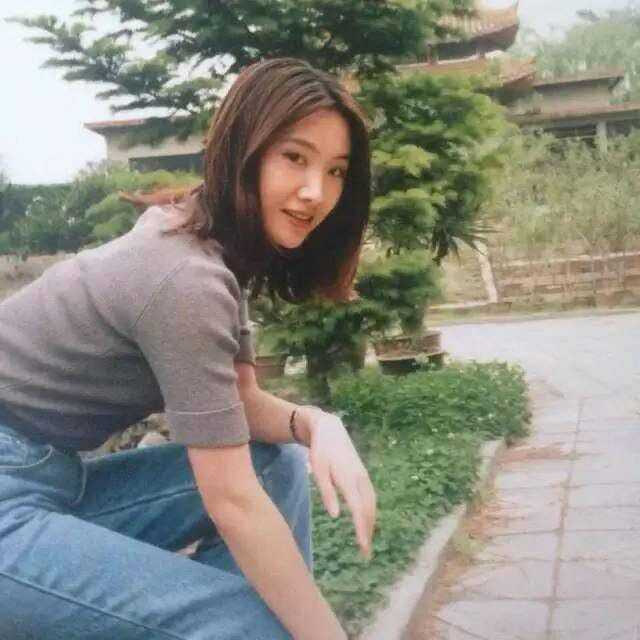
#> input picture DoVideo/Img/temp.jpg, 640 x 640 px, found by its file name
$ python accessing_image_properties.py
#> lines starting #> are read from the running program, lines starting #| are printed output that depends on the picture; after the words box and inside, x2 and y2 are one past the last pixel; in counts of white or black regions, pixels touching at a corner belong together
#!/usr/bin/env python3
# -*- coding: utf-8 -*-

import cv2
import numpy as np

import img.basev as ba

img = cv2.imread(ba.TEMP_IMG, cv2.IMREAD_UNCHANGED)
#> img is the input picture: shape (640, 640, 3); mean B, G, R 129.7, 139.4, 139.4

print(img.dtype)
#| uint8

img.itemset((10, 10, 2), 100)
#> img: shape (640, 640, 3); under 0.01% of pixels changed, all inside (x1, y1, x2, y2) = (10, 10, 11, 11)
print(img.item(10, 10, 2))
#| 100

print(img.shape)
#| (640, 640, 3)
print(np.shape(img))
#| (640, 640, 3)

ball = img[280:340, 330:390]
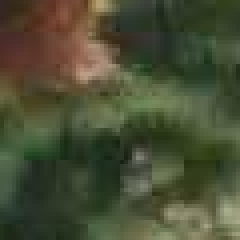
#> ball: shape (60, 60, 3) (shown 4 times larger); mean B, G, R 52.3, 77.4, 73.2
img[273:333, 100:160] = ball
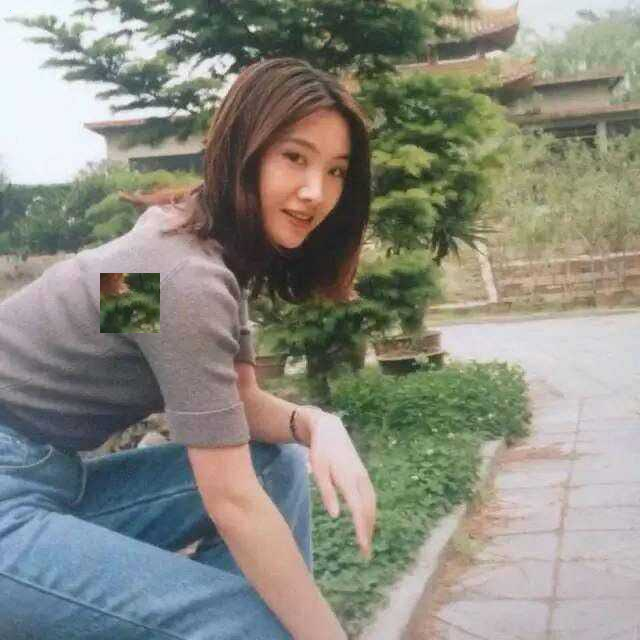
#> img: shape (640, 640, 3); mean B, G, R 128.9, 138.9, 138.8

cv2.imshow('a', img)
cv2.waitKey(0)
